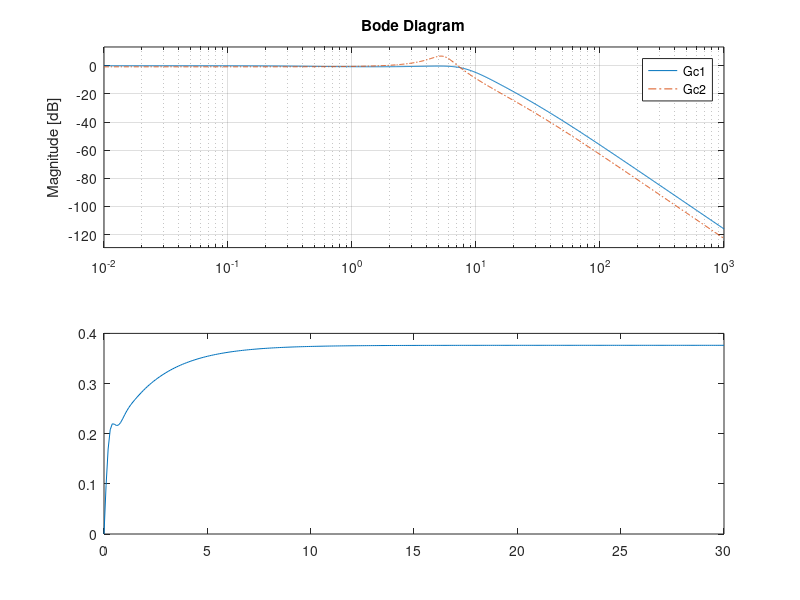

MATLAB code to generate this figure:
% Övning 5.13
% Linnea Persson 2017
% laperss@kth.se

clear all;
s = tf('s');
G = 725/((s+1)*(s+2.5)*(s+25));

%% a) F(s) = 1
F = 1;
% [amplitude margin, phase margin, phase crossover freq, crossover freq]
[Am,Pm,Wp,Wc] = margin(G*F);

% ANSWER: 
% Crossover freq = 4.99
% Phase crossover freq = 9.48
% Amplitude margin = 3.45
% Phase margin = 26.6 deg

%% b)  Compute a regulator such that:
% i)   Wc = 5 [rad/s]
% ii)  Pm >= 60 [deg]
% iii) e0 = 0

Wcd = 5;

% At Wcd = 5, the phase margin is 26.6 degrees. 
% We have to raise it by approximately 40 degrees, including the 6 deg
% extra compensating for the lag regulator. 
% From the book, this gives us
beta = 0.21;
TD = 1/(Wcd*sqrt(beta));

% The gain at Wcd must be 1. From this we get that K = 0.46
K = sqrt(beta);

% The complete lead regulator is then:
Flead = K*(TD*s + 1)/(TD*beta*s + 1);

% For e0 to be 0, we need gamma to be 0. We use the given rule of thumb for
% TI.
gamma = 0;
TI = 10/Wcd;

Flag = (TI*s + 1)/(TI*s + gamma);

% The complete controller
F = Flead*Flag;
[Am,Pm,Wp,Wc] = margin(G*F)

Gc1 = feedback( F * G, 1 );
step( Gc1, 10 )

% ANSWER: 
% Crossover freq = 5.01
% Phase crossover freq = 17.26
% Amplitude margin = 6.79
% Phase margin = 61.53 deg

%% c) Plot the Bode plots of the closed loop systems together
Gc2 = feedback( G, 1 );
bode( Gc1, '-', Gc2, '-.' )
legend('F=leadlag', 'F=1')

%% d) Simulate the control error for ramp input
% E(s) = R(s) - F(s)G(s)E(s) =>
% E(s) = R(s)/(1+F(s)G(s))

S = 1/(1 + G*Flead*Flag);
t = ( 0 : 0.1 : 30 )';
r = t;

y = lsim( S, r, t );
plot(t,y);

% There is an error. This is expected since we only designed the system to 
% give zero error for a step input!
